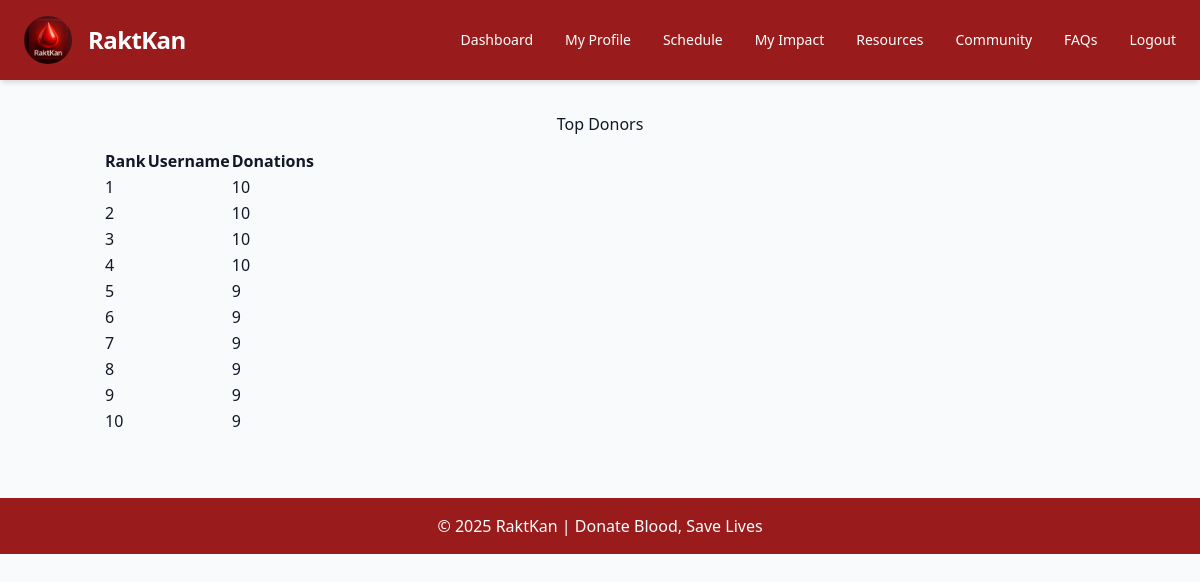
Screenshot of /donor/leaderboard/ (signed in) with the database file from the repository.
### donors/models.py (models this page shows, shortened)
class Donor(models.Model):
    GENDER_CHOICES = [('M', 'Male'), ('F', 'Female'), ('O', 'Other')]
    BLOOD_GROUPS = [('A+', 'A+'), ('A-', 'A-'), ('B+', 'B+'), ('B-', 'B-'),
                    ('O+', 'O+'), ('O-', 'O-'), ('AB+', 'AB+'), ('AB-', 'AB-')]
    email = models.EmailField(unique=True)
    password = models.CharField(max_length=128)
    full_name = models.CharField(max_length=100)
    dob = models.DateField()
    gender = models.CharField(max_length=1, choices=GENDER_CHOICES, blank=True, null=True)
    mobile_number = models.CharField(max_length=15, unique=True, blank=False)
    alternate_contact = models.CharField(max_length=15, blank=True, null=True)
    share_contact = models.BooleanField(default=False)
    blood_group = models.CharField(max_length=3, choices=BLOOD_GROUPS)
    last_donation_date = models.DateField(blank=True, null=True)
    thalassemia_status = models.BooleanField(default=False)
    donation_count = models.PositiveIntegerField(default=0)
    date_joined = models.DateTimeField(auto_now_add=True)
    city = models.CharField(max_length=100 ,blank=True,null=True,default='Indore')
    house_number = models.CharField(max_length=50)
    street = models.CharField(max_length=100)
    zip_code = models.CharField(max_length=10)
    latitude = models.FloatField(blank=True, null=True)
    longitude = models.FloatField(blank=True, null=True)
    profile_picture = models.ImageField(upload_to="donor_profiles/", blank=True, null=True)

### donors/decorators.py (the view)
    def wrapper(request, *args, **kwargs):
        if 'donor_id' not in request.session:
            return redirect('donor_login')
        return view_func(request, *args, **kwargs)

### donors/views.py (called while the page is built)
@donor_login_required
def leaderboard(request):
    top_donors = Donor.objects.order_by('-donation_count')[:10]
    return render(request, "donors/leaderboard.html", {'top_donors': top_donors})

### donors/templates/donors/leaderboard.html (shortened to what this page needs)
{% extends "donors/donor_base.html" %}
{% block content %}
<h2 class="text-center text-danger">Top Donors</h2>
<table class="table table-striped mt-3">
  <thead>
    <tr><th>Rank</th><th>Username</th><th>Donations</th></tr>
  </thead>
  <tbody>
    {% for donor in top_donors %}
    <tr>
      <td>{{ forloop.counter }}</td>
      <td>{{ donor.user.username }}</td>
      <td>{{ donor.donation_count }}</td>
    </tr>
    {% endfor %}
  </tbody>
</table>
{% endblock %}

### rows the page displays
Donor: donation_count "10"
Donor: donation_count "10"
Donor: donation_count "10"
Donor: donation_count "10"
Donor: donation_count "9"
Donor: donation_count "9"
Donor: donation_count "9"
Donor: donation_count "9"
Donor: donation_count "9"
Donor: donation_count "9"
